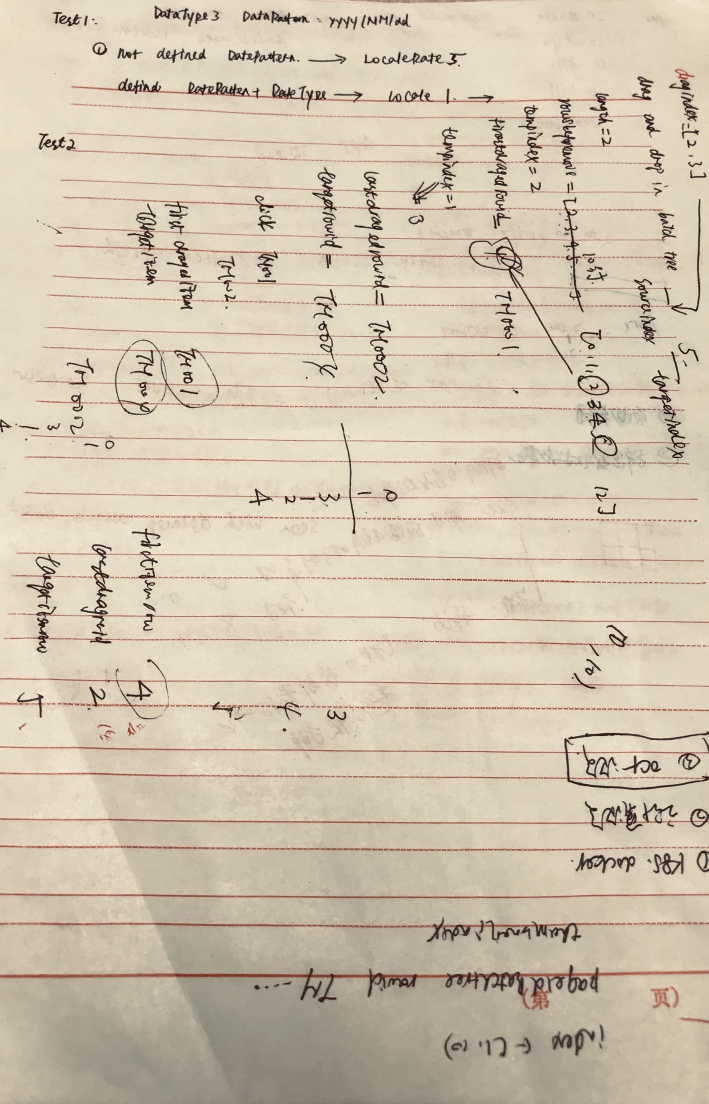
#> input picture 1.jpeg, 2125 x 3312 px (shown at 1/3 size)
$ python -i function_modules.py   (imports and definitions only)
#> lines starting #> are read from the running program, lines starting #| are printed output that depends on the picture; after the words box and inside, x2 and y2 are one past the last pixel; in counts of white or black regions, pixels touching at a corner belong together
# -*- coding:utf-8 -*-
import cv2
from skimage import exposure
import numpy as np
import copy
import math

isShowImage = True

# [215 lines left out: functions showCV2Image, gray, gamma, bgr_equ_hist, bgr_adap, removelight and 3 more, not called in this run]

#空洞填充
def hole_filling(grey):
    binary = cv2.adaptiveThreshold(~grey, 255, cv2.ADAPTIVE_THRESH_MEAN_C, cv2.THRESH_BINARY, 15, -10)
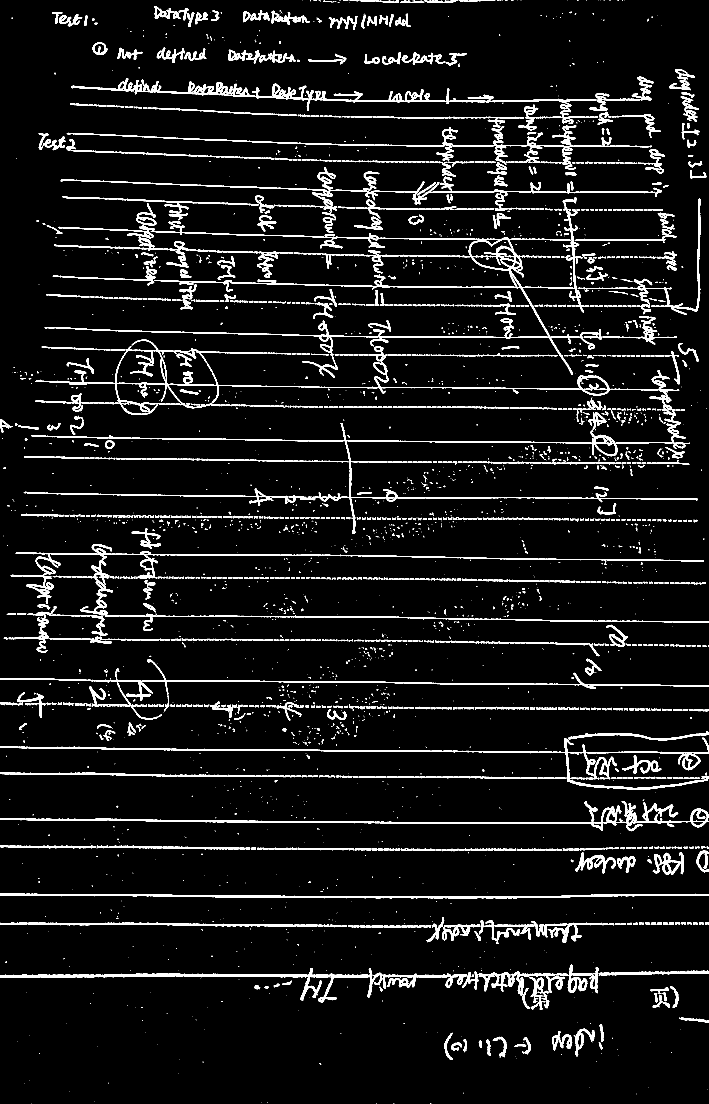
#> binary: shape (3312, 2125) (shown at 1/3 size); 6.5% white; 3307 white regions (1762 under 20 px), largest, box (x1, y1, x2, y2) and area: (143, 699, 1796, 1124) 21379, (105, 1019, 2038, 1245) 17737, (0, 2403, 2125, 2494) 15737
    # if isShowImage:
    #     showCV2Image('binary', binary)

    binary1 = cv2.adaptiveThreshold(~grey, 255, cv2.ADAPTIVE_THRESH_MEAN_C, cv2.THRESH_BINARY_INV, 15, -10)
    # if isShowImage:
    #     showCV2Image('binary1', binary1)

    a = cv2.bitwise_xor(grey, binary1)
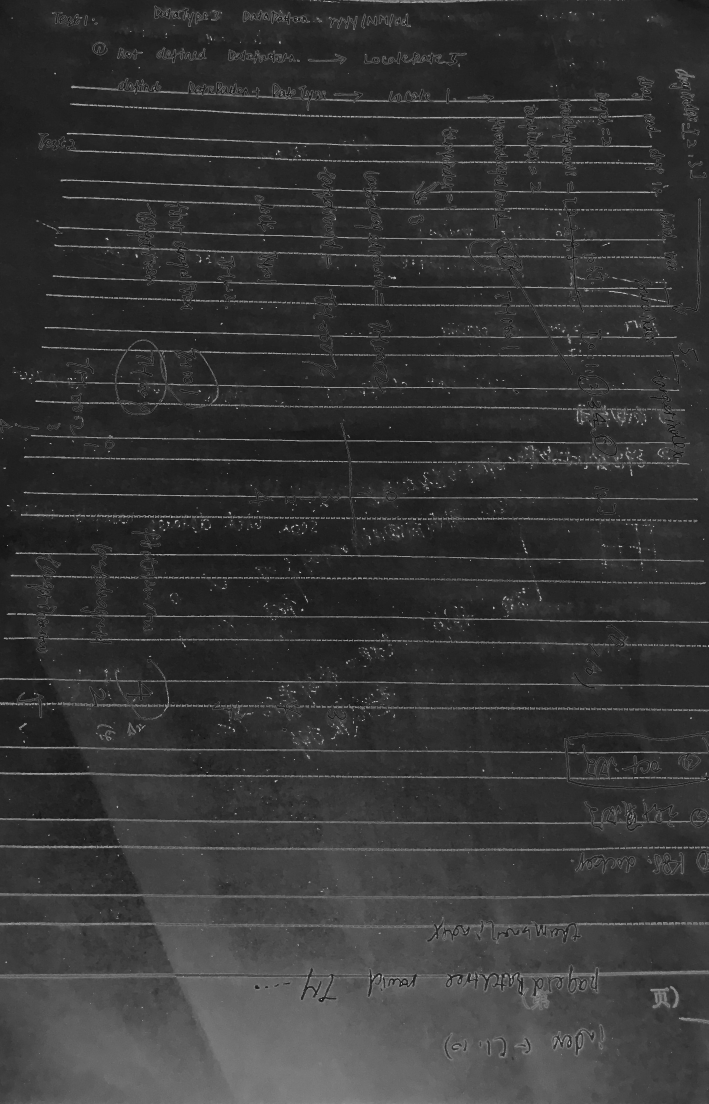
#> a: shape (3312, 2125) (shown at 1/3 size); min 5, max 218, mean 54
    # if isShowImage:
    #     showCV2Image('a', a)

    # a反色
    a1 = cv2.bitwise_not(a)
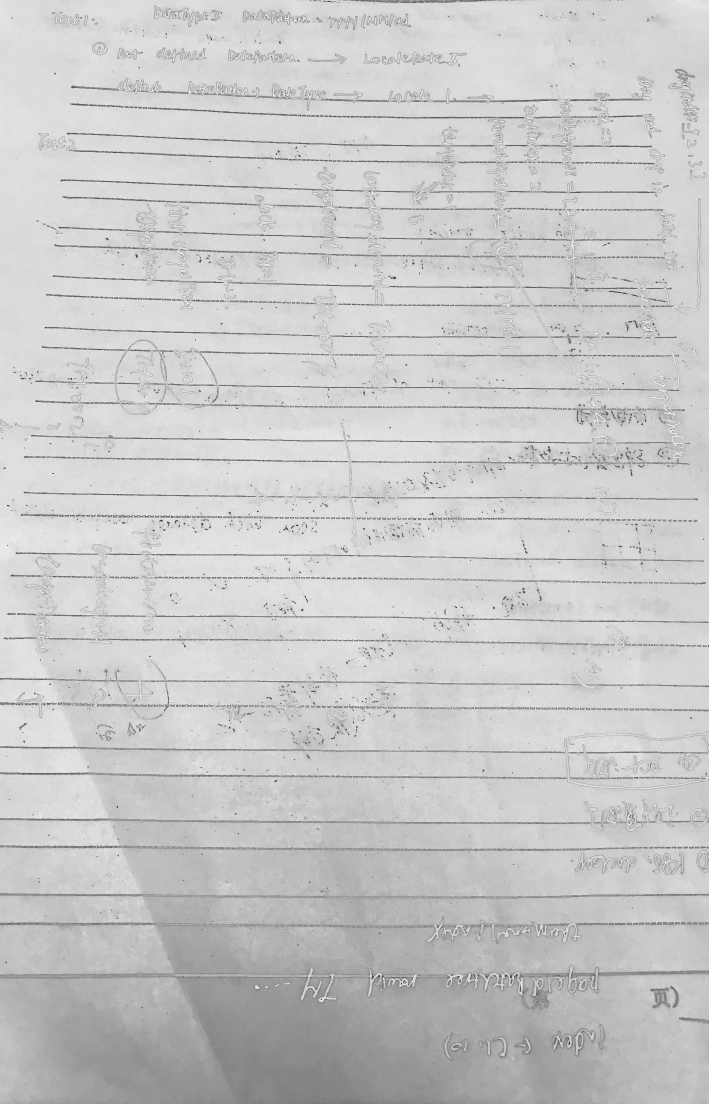
#> a1: shape (3312, 2125) (shown at 1/3 size); min 37, max 250, mean 201
    # if isShowImage:
    #     showCV2Image('a1', a1)
    # cv2.imwrite('APT003_a1.jpg', a1)  # 需要反色的区域

    rows, cols = binary.shape
#> rows = 3312; cols = 2125
    mask = np.zeros((rows + 2, cols + 2), np.uint8)
    cv2.floodFill(a, mask, (0, 0), 255)
#> a: shape (3312, 2125); under 0.01% of pixels changed, all inside (x1, y1, x2, y2) = (0, 0, 1, 1)
    # if isShowImage:
    #     showCV2Image('fill', a)

    scale = 20
    # 识别横线
    kernel = cv2.getStructuringElement(cv2.MORPH_RECT, (cols // scale, 1))
    eroded = cv2.erode(binary, kernel, iterations=1)
#> eroded: shape (3312, 2125); 0.7% white; 135 white regions (38 under 20 px), largest, box (x1, y1, x2, y2) and area: (0, 2681, 2125, 2694) 7657, (0, 2456, 1776, 2471) 5353, (0, 2923, 1064, 2932) 4982
    dilatedcol = cv2.dilate(eroded, kernel, iterations=1)
#> dilatedcol: shape (3312, 2125); 1.2% white; 64 white regions, largest, box (x1, y1, x2, y2) and area: (0, 2681, 2125, 2694) 9390, (0, 2456, 1888, 2471) 7135, (0, 2240, 2125, 2259) 6873
    # if isShowImage:
    #     showCV2Image("Dilated Image", dilatedcol)

    # 识别竖线
    kernel = cv2.getStructuringElement(cv2.MORPH_RECT, (1, rows // scale))
#> kernel = 165 values from 1 to 1
    eroded = cv2.erode(binary, kernel, iterations=1)
#> eroded: shape (3312, 2125); 0% white in thin lines or dots, all inside (x1, y1, x2, y2) = (2095, 678, 2099, 835)
    dilatedrow = cv2.dilate(eroded, kernel, iterations=1)
#> dilatedrow: shape (3312, 2125); 0.01% white; 1 white region, box (x1, y1, x2, y2) and area: (2095, 596, 2099, 917) 772
    # if isShowImage:
    #     showCV2Image("Dilated Image", dilatedrow)

    # 识别表格线
    table = cv2.bitwise_or(dilatedcol, dilatedrow)
    # if isShowImage:
    #     showCV2Image("table line", table)

    # 去掉表格线
    no_tab_line = cv2.bitwise_xor(binary, table)
#> no_tab_line: shape (3312, 2125); 5.2% white; 5665 white regions (3742 under 20 px), largest, box (x1, y1, x2, y2) and area: (478, 244, 1088, 332) 7873, (1227, 718, 1572, 861) 5016, (690, 501, 1187, 635) 4831
    # if isShowImage:
    #     showCV2Image("no table line", no_tab_line)

    # 黑白反色
    n_tab_line = cv2.bitwise_not(no_tab_line)
    # [15 lines of commented-out code are left out]

    th, im_th = cv2.threshold(a1, 220, 255, cv2.THRESH_BINARY_INV)
#> im_th: shape (3312, 2125); 88.4% white; 27985 black regions (25727 under 20 px), largest, box (x1, y1, x2, y2) and area: (0, 1315, 1074, 1699) 105740, (451, 1666, 1306, 1853) 69066, (0, 230, 434, 652) 48548
    h, w = im_th.shape
#> h = 3312; w = 2125

    im_floodfill = im_th.copy()

    mask = np.zeros((h + 2, w + 2), np.uint8)
    cv2.floodFill(im_floodfill, mask, (0, 0), 255)
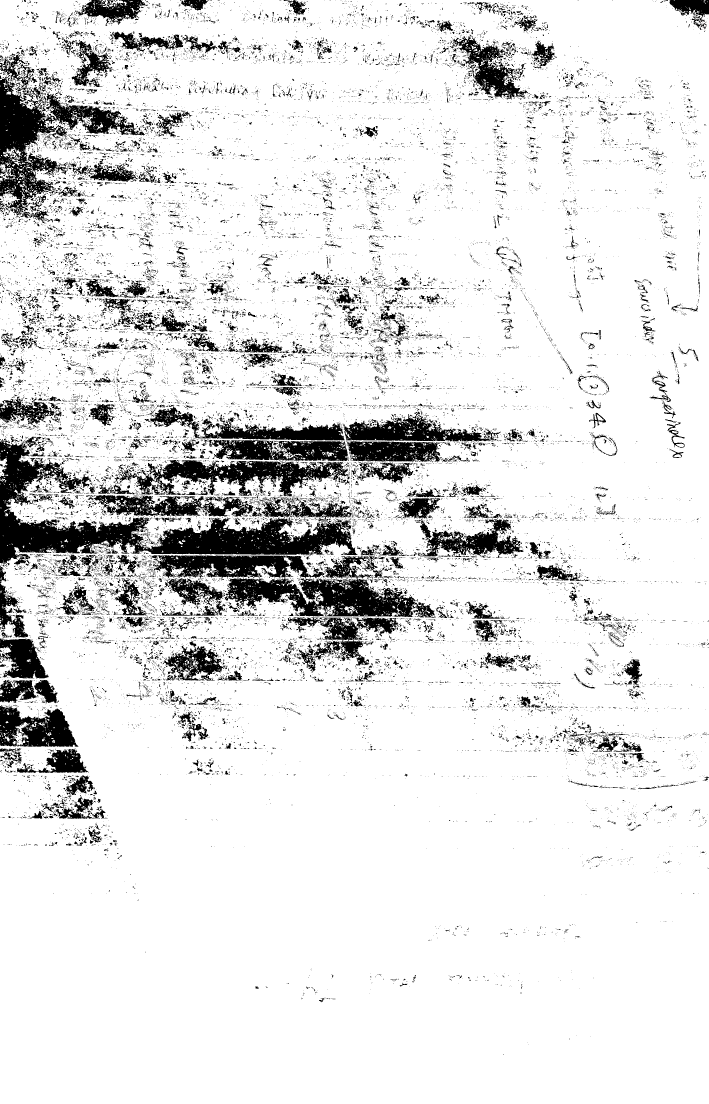
#> im_floodfill: shape (3312, 2125) (shown at 1/3 size); 88.6% white; 27998 black regions (25738 under 20 px), largest, box (x1, y1, x2, y2) and area: (0, 1315, 1074, 1699) 105740, (451, 1666, 1306, 1853) 69066, (0, 230, 434, 652) 48548

    im_floodfill_inv = cv2.bitwise_not(im_floodfill)

    im_out = im_th | im_floodfill_inv
#> im_out: shape (3312, 2125); 99.8% white; 1 black region, box (x1, y1, x2, y2) and area: (0, 0, 173, 163) 11448

    out = cv2.bitwise_xor(im_floodfill, n_tab_line)
#> out: shape (3312, 2125); 15.5% white; 24626 white regions (21490 under 20 px), largest, box (x1, y1, x2, y2) and area: (0, 1315, 1365, 1854) 292740, (0, 230, 1057, 652) 53123, (450, 1217, 1502, 1324) 37419
    # if isShowImage:
    #     showCV2Image('out1', out)

    final_out = cv2.bitwise_not(out)
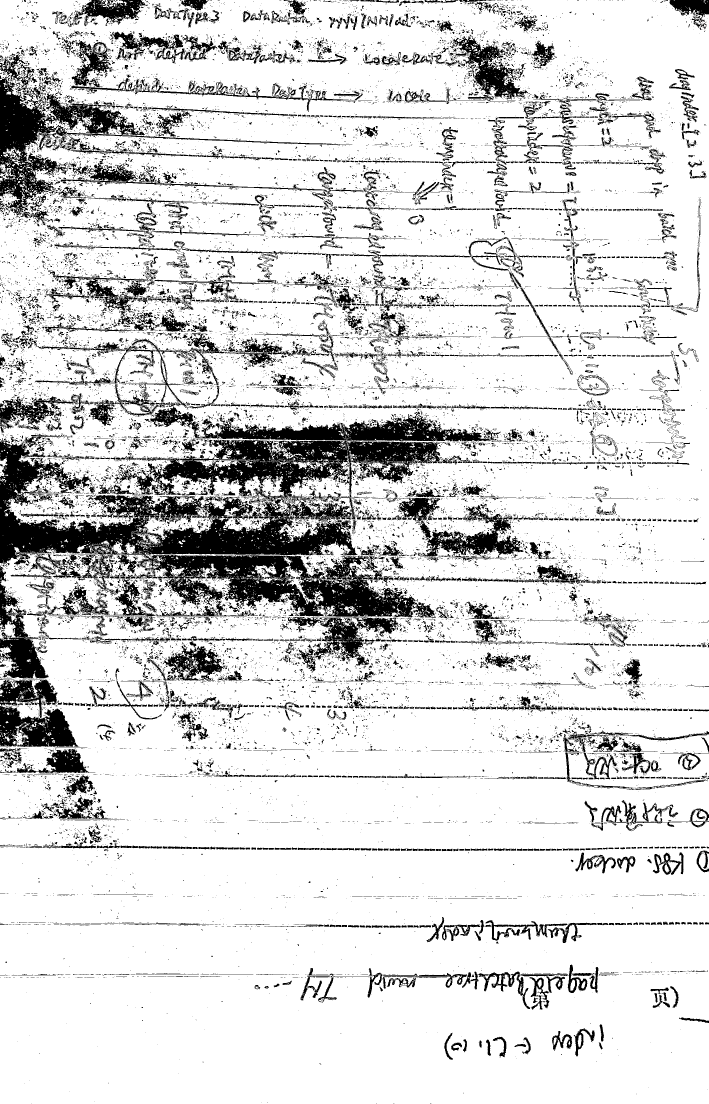
#> final_out: shape (3312, 2125) (shown at 1/3 size); 84.5% white; 24626 black regions (21490 under 20 px), largest, box (x1, y1, x2, y2) and area: (0, 1315, 1365, 1854) 292740, (0, 230, 1057, 652) 53123, (450, 1217, 1502, 1324) 37419
    # if isShowImage:
    #     showCV2Image('f_out', final_out)
    #
    # cv2.imwrite('APT003_out.jpg', final_out)
    return final_out

>>> import cv2
>>> picture = cv2.imread('1.jpeg', cv2.IMREAD_GRAYSCALE)
>>> result = hole_filling(picture)

$ run again, on 4.jpeg
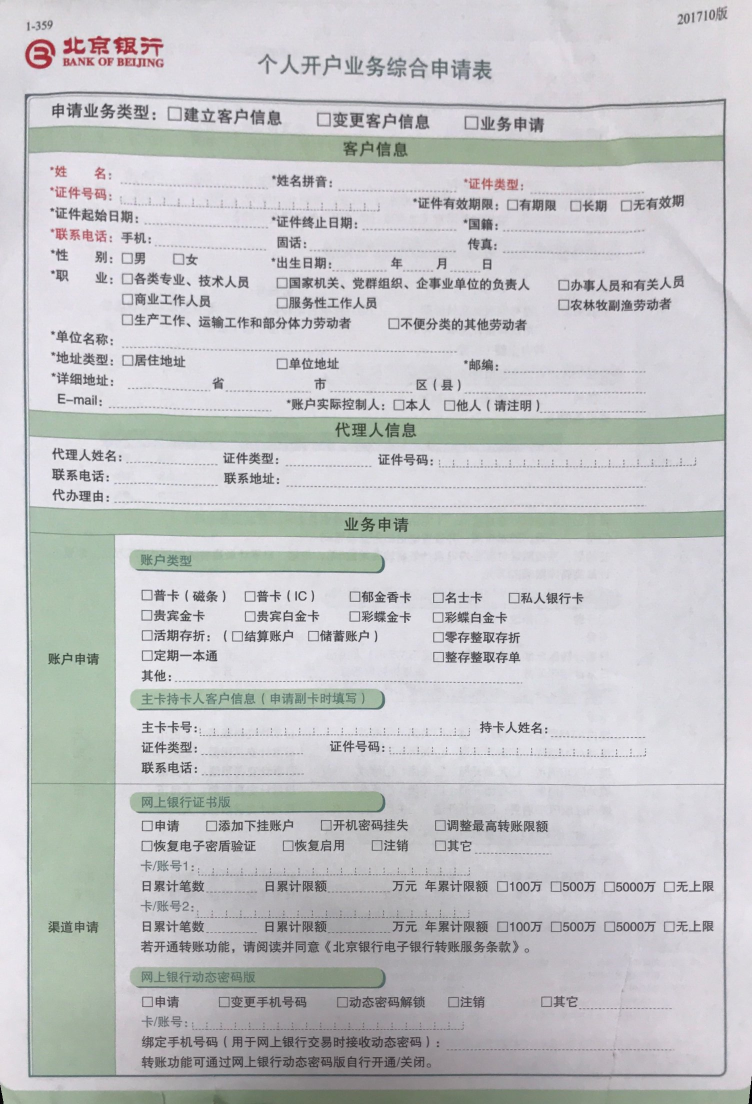
#> input picture 4.jpeg, 1504 x 2208 px (shown at 1/2 size)
#> in hole_filling, `binary = cv2.adaptiveThreshold(~grey, 255, cv2.ADAPTIVE_THRESH_MEAN_C,..`:
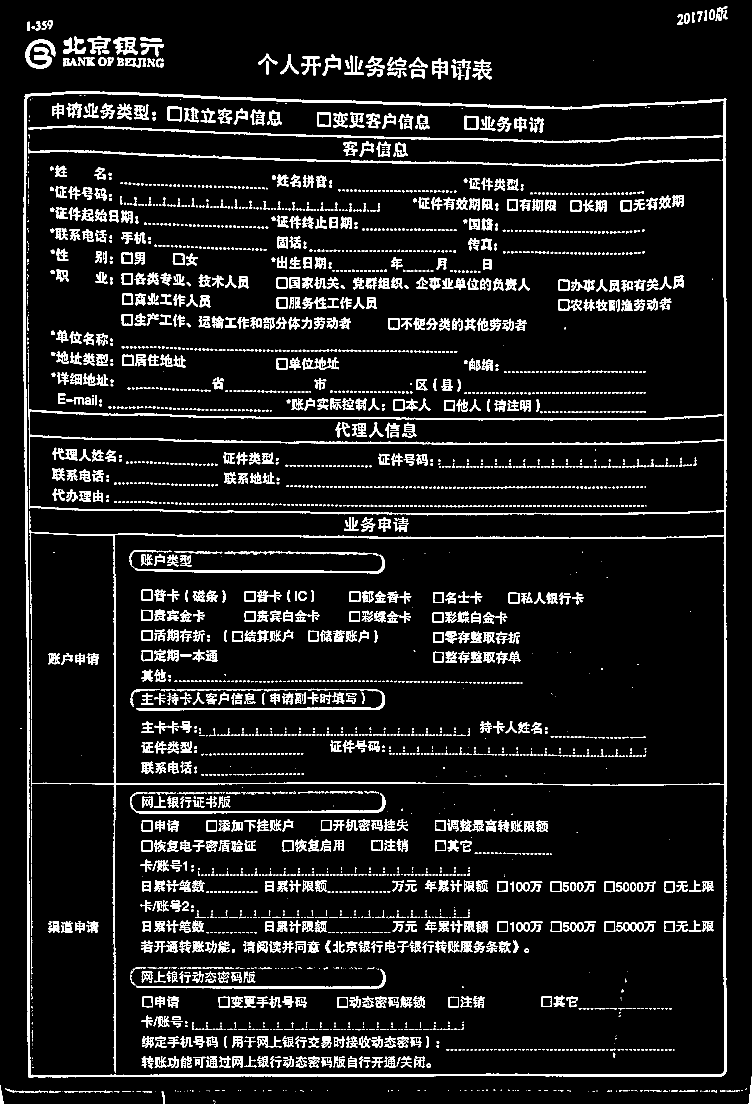
#> binary: shape (2208, 1504) (shown at 1/2 size); 8.8% white; 3488 white regions (2203 under 20 px), largest, box (x1, y1, x2, y2) and area: (47, 183, 1454, 2155) 60051, (57, 296, 1443, 334) 5086, (259, 1100, 770, 1147) 2414
#> dilatedcol: shape (2208, 1504); 1.3% white; 27 white regions, largest, box (x1, y1, x2, y2) and area: (57, 2148, 1448, 2154) 5659, (50, 184, 1199, 218) 5086, (113, 1018, 1392, 1029) 3343
#> dilatedrow: shape (2208, 1504); 0.56% white; 4 white regions, box (x1, y1, x2, y2) and area: (1446, 198, 1453, 2150) 8420, (47, 189, 59, 2156) 7924, (228, 1069, 231, 2146) 2133, (58, 819, 59, 958) 139
#> table: shape (2208, 1504); 1.8% white; 26 white regions, largest, box (x1, y1, x2, y2) and area: (47, 184, 1448, 2156) 18663, (62, 198, 1453, 2150) 16516, (113, 1018, 1392, 1029) 3343
#> no_tab_line: shape (2208, 1504); 7% white; 4829 white regions (3450 under 20 px), largest, box (x1, y1, x2, y2) and area: (51, 78, 111, 137) 1741, (226, 74, 276, 109) 894, (126, 72, 171, 108) 782
#> im_th: shape (2208, 1504); 81.7% white; 8512 black regions (7883 under 20 px), largest, box (x1, y1, x2, y2) and area: (231, 1071, 1448, 1569) 179213, (57, 305, 678, 832) 175726, (0, 480, 55, 2156) 79063
#> im_out: shape (2208, 1504); every value is 255
#> in hole_filling, `out = cv2.bitwise_xor(im_floodfill, n_tab_line)`:
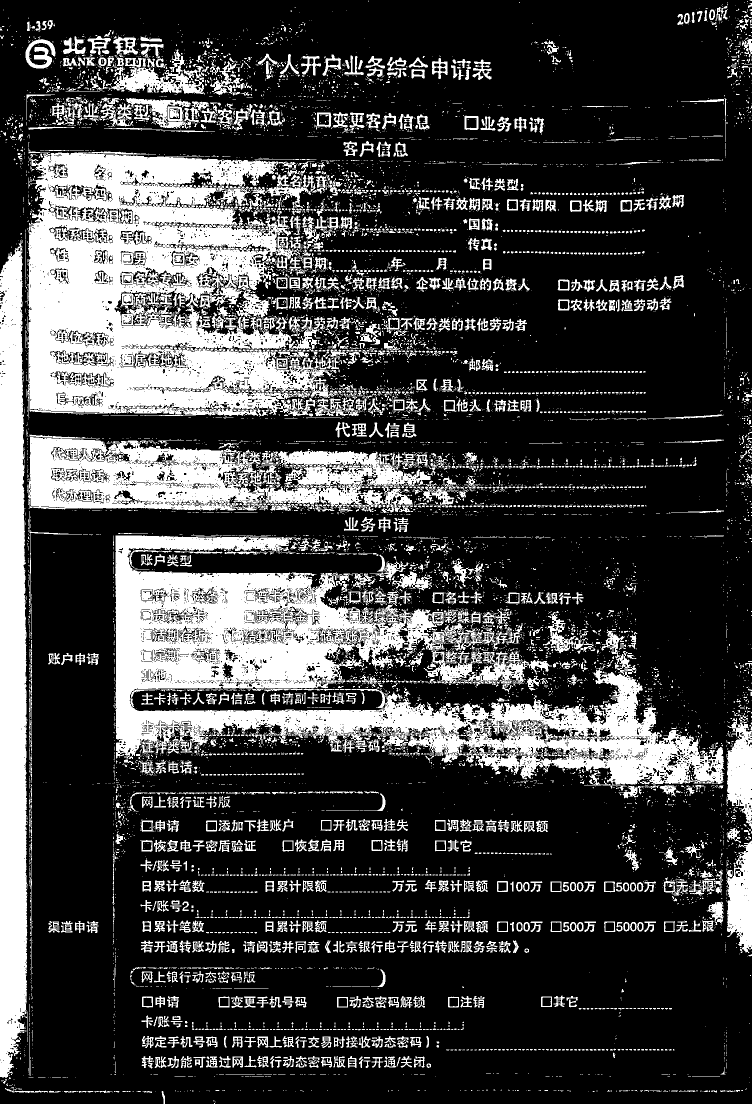
#> out: shape (2208, 1504) (shown at 1/2 size); 25.3% white; 10900 white regions (9333 under 20 px), largest, box (x1, y1, x2, y2) and area: (230, 1071, 1449, 1570) 212190, (54, 305, 678, 835) 204862, (0, 480, 55, 2156) 79105
